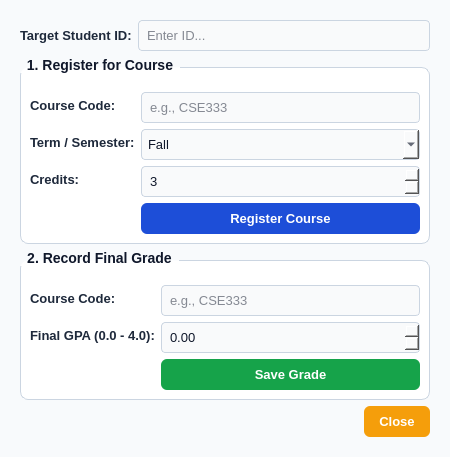
<?xml version="1.0" encoding="UTF-8"?>
<ui version="4.0">
 <class>UpdateStudentDialog</class>
 <widget class="QDialog" name="UpdateStudentDialog">
  <property name="geometry"><rect><x>0</x><y>0</y><width>450</width><height>420</height></rect></property>
  <property name="windowTitle"><string>Update Student Academic Record</string></property>
  <property name="styleSheet">
   <string>
    QDialog { background-color: #f8fafc; }
    QLabel { font-size: 13px; font-weight: bold; color: #1e293b; }
    QGroupBox { font-size: 14px; font-weight: bold; color: #0f172a; border: 1px solid #cbd5e1; border-radius: 8px; margin-top: 10px; padding-top: 15px; background-color: white;}
    QGroupBox::title { subcontrol-origin: margin; subcontrol-position: top left; padding: 0 5px; }
    QLineEdit, QComboBox, QSpinBox, QDoubleSpinBox { border: 1px solid #cbd5e1; border-radius: 4px; padding: 6px; background-color: #f9fafb; color: #0f172a; font-size: 13px; }
    QPushButton { background-color: #f59e0b; color: white; border-radius: 6px; font-weight: bold; padding: 8px 15px; font-size: 13px; }
    QPushButton:hover { background-color: #d97706; }
   </string>
  </property>
  <layout class="QVBoxLayout" name="verticalLayout">
   <property name="leftMargin"><number>20</number></property>
   <property name="topMargin"><number>20</number></property>
   <property name="rightMargin"><number>20</number></property>
   <property name="bottomMargin"><number>20</number></property>

   <item>
    <layout class="QHBoxLayout" name="horizontalLayout_top">
     <item><widget class="QLabel" name="label_id"><property name="text"><string>Target Student ID:</string></property></widget></item>
     <item><widget class="QLineEdit" name="inputId"><property name="placeholderText"><string>Enter ID...</string></property></widget></item>
    </layout>
   </item>

   <item>
    <widget class="QGroupBox" name="groupBox_register">
     <property name="title"><string>1. Register for Course</string></property>
     <layout class="QFormLayout" name="formLayout_1">
      <item row="0" column="0"><widget class="QLabel" name="label_cCode"><property name="text"><string>Course Code:</string></property></widget></item>
      <item row="0" column="1"><widget class="QLineEdit" name="inputRegCode"><property name="placeholderText"><string>e.g., CSE333</string></property></widget></item>
      <item row="1" column="0"><widget class="QLabel" name="label_term"><property name="text"><string>Term / Semester:</string></property></widget></item>
      <item row="1" column="1">
       <widget class="QComboBox" name="comboTerm">
        <item><property name="text"><string>Fall</string></property></item>
        <item><property name="text"><string>Spring</string></property></item>
        <item><property name="text"><string>Summer</string></property></item>
       </widget>
      </item>
      <item row="2" column="0"><widget class="QLabel" name="label_credits"><property name="text"><string>Credits:</string></property></widget></item>
      <item row="2" column="1"><widget class="QSpinBox" name="spinCredits"><property name="minimum"><number>1</number></property><property name="maximum"><number>6</number></property><property name="value"><number>3</number></property></widget></item>
      <item row="3" column="1"><widget class="QPushButton" name="btnRegister"><property name="text"><string>Register Course</string></property><property name="styleSheet"><string>background-color: #1d4ed8; color: white;</string></property></widget></item>
     </layout>
    </widget>
   </item>

   <item>
    <widget class="QGroupBox" name="groupBox_grade">
     <property name="title"><string>2. Record Final Grade</string></property>
     <layout class="QFormLayout" name="formLayout_2">
      <item row="0" column="0"><widget class="QLabel" name="label_gCode"><property name="text"><string>Course Code:</string></property></widget></item>
      <item row="0" column="1"><widget class="QLineEdit" name="inputGradeCode"><property name="placeholderText"><string>e.g., CSE333</string></property></widget></item>
      <item row="1" column="0"><widget class="QLabel" name="label_grade"><property name="text"><string>Final GPA (0.0 - 4.0):</string></property></widget></item>
      <item row="1" column="1"><widget class="QDoubleSpinBox" name="spinGrade"><property name="maximum"><double>4.0</double></property><property name="singleStep"><double>0.1</double></property></widget></item>
      <item row="2" column="1"><widget class="QPushButton" name="btnGrade"><property name="text"><string>Save Grade</string></property><property name="styleSheet"><string>background-color: #16a34a; color: white;</string></property></widget></item>
     </layout>
    </widget>
   </item>

   <item><spacer name="verticalSpacer"><property name="orientation"><enum>Qt::Vertical</enum></property><property name="sizeHint" stdset="0"><size><width>20</width><height>10</height></size></property></spacer></item>

   <item>
    <widget class="QDialogButtonBox" name="buttonBox">
     <property name="standardButtons"><set>QDialogButtonBox::Close</set></property>
    </widget>
   </item>
  </layout>
 </widget>
 <resources/>
 <connections>
  <connection><sender>buttonBox</sender><signal>rejected()</signal><receiver>UpdateStudentDialog</receiver><slot>reject()</slot></connection>
 </connections>
</ui>
